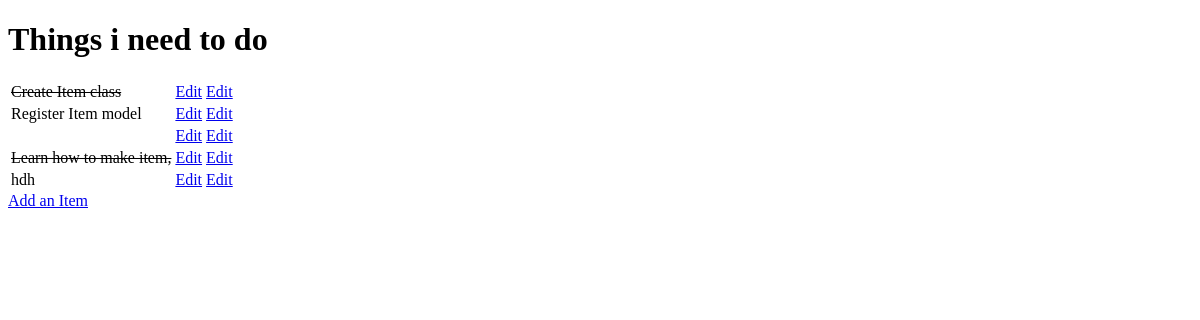
The app's page /, older data.
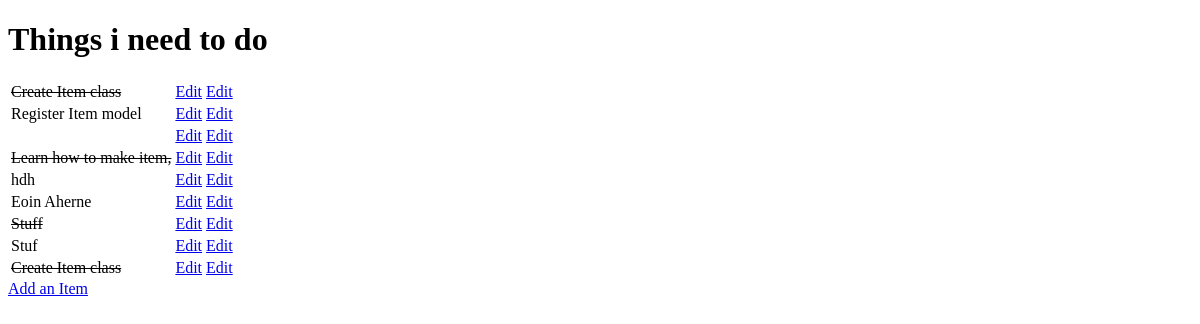
The same page, newer data.
### djang/models.py (models this page shows, shortened)
class Item(models.Model):
    name = models.CharField(max_length=50, null=False, blank=False)
    done = models.BooleanField(null=False, blank=False, default=False)

### djang/views.py (the view)
# urls.py: path('', views.get_djang_list, name='get_djang_list'),
def get_djang_list(request):
    items = Item.objects.all()
    context = {
        'items': items
    }
    return render(request, 'djang/djang_list.html', context)

### djang/templates/djang/djang_list.html (shortened to what this page needs)
<!DOCTYPE html>
<html lang="en">
<head>
</head>
<body>
    <h1>Things i need to do </h1>
    <table>
        {% for item in items %}
            <tr>
                {% if item.done %}
                    <td><strike>{{ item.name }}</strike></td>
                {% else %}
                    <td>{{ item.name }}</td>
                {% endif %}
                <td>
                    <a href="/toggle/{{ item.id }}">
                        Edit
                    </a>
                </td>
                <td>
                    <a href="/edit/{{ item.id }}">
                        Edit
                    </a>
                </td>
            </tr>
            {% empty %}
            <tr><td>You have nothing to do</td></tr>
        {% endfor %}
    </table>
    <a href = "/add">Add an Item</a>
</body>
</html>

Row changes from the older to the newer data that the page shows:
added Item: name "Eoin Aherne"
added Item: name "Stuff"
added Item: name "Stuf"
added Item: name "Create Item class"
